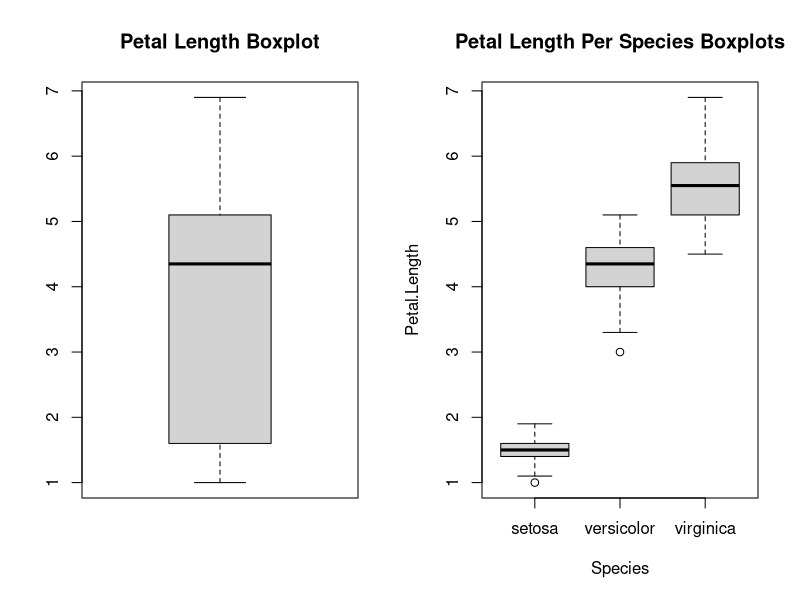
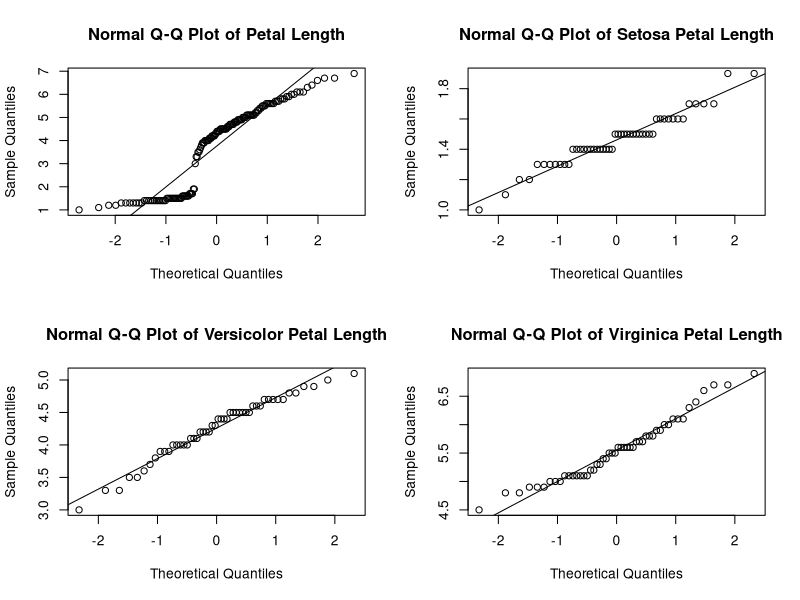

These figures' R source, in order:
#a
dat = iris

par(mfrow = c(1, 2))

print(head(dat))
boxplot(dat$Petal.Length, main = "Petal Length Boxplot")
#attach gave me problems on re-run
boxplot(Petal.Length ~ Species, data = dat,
        main = "Petal Length Per Species Boxplots")

#It is not reasonable to describe the petal lengths by a common distribution because it's clear that the ranges of petal lenghts vary widely by species, and even the variance is very difference across species. #nolint

#b
par(mfrow = c(2, 2))

qqnorm(dat$Petal.Length,
       main = "Normal Q-Q Plot of Petal Length",
       xlab = "Theoretical Quantiles",
       ylab = "Sample Quantiles")

abline(a = mean(dat$Petal.Length), b = sqrt(var(dat$Petal.Length)))

setosa_petal_lengths <- dat$Petal.Length[dat$Species == "setosa"]

qqnorm(setosa_petal_lengths,
       main = "Normal Q-Q Plot of Setosa Petal Length",
       xlab = "Theoretical Quantiles",
       ylab = "Sample Quantiles")

abline(a = mean(setosa_petal_lengths), b = sqrt(var(setosa_petal_lengths)))

versicolor_petal_lengths <- dat$Petal.Length[dat$Species == "versicolor"]

qqnorm(versicolor_petal_lengths,
       main = "Normal Q-Q Plot of Versicolor Petal Length",
       xlab = "Theoretical Quantiles",
       ylab = "Sample Quantiles")

abline(a = mean(versicolor_petal_lengths),
       b = sqrt(var(versicolor_petal_lengths)))

virginica_petal_lengths <- dat$Petal.Length[dat$Species == "virginica"]

qqnorm(virginica_petal_lengths,
       main = "Normal Q-Q Plot of Virginica Petal Length",
       xlab = "Theoretical Quantiles",
       ylab = "Sample Quantiles")

abline(a = mean(virginica_petal_lengths),
       b = sqrt(var(virginica_petal_lengths)))

#From these plots I have found that the distribution of each individual species' petal lengths show strong signs of normality, and likely follow a normal distribution. However, the combination of the samples does not seem to follow a normal distribution. This is likely because of our previous findings that indicate that the total distribution is a sum of three distributions of varying mean and variance, and therefore not normal itself. #nolint